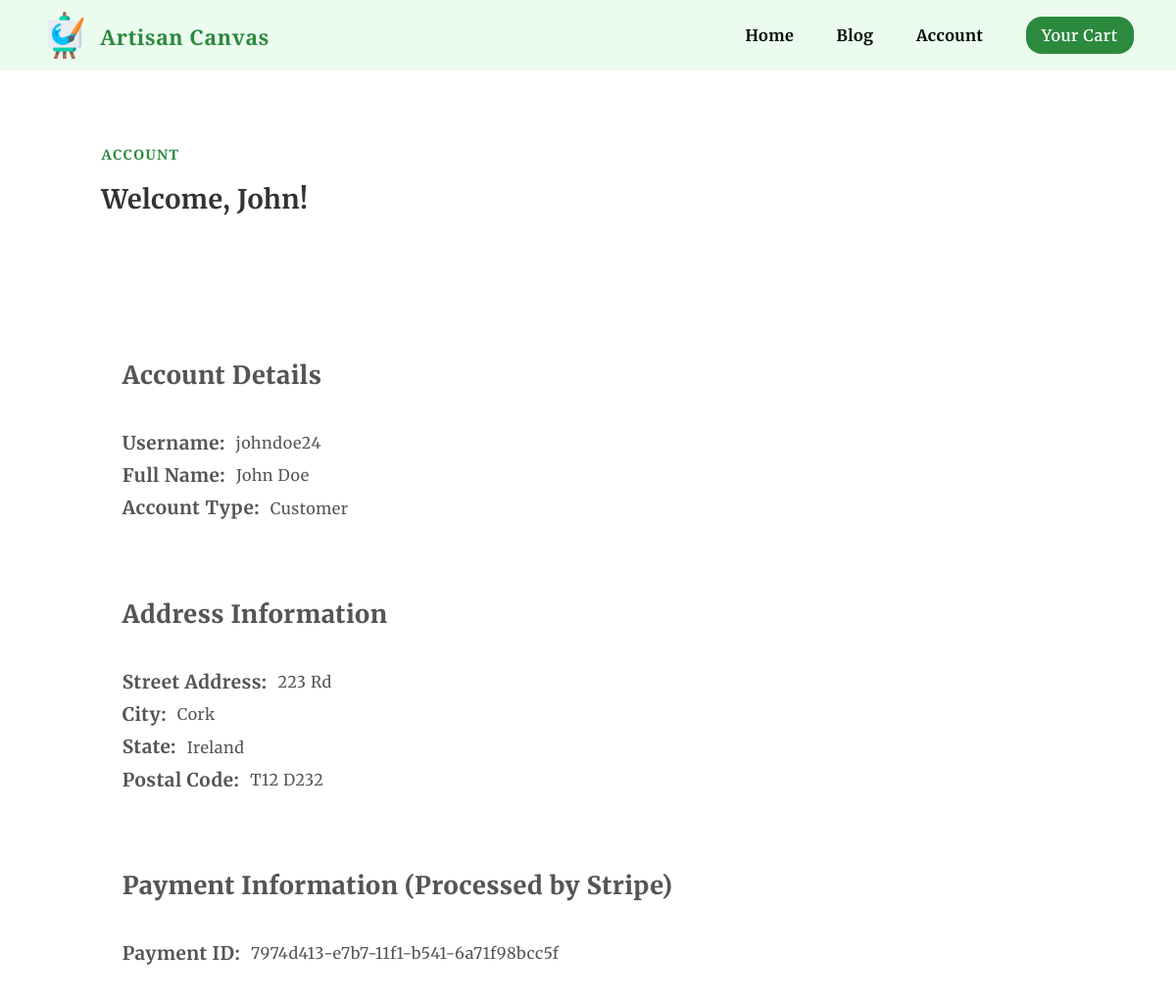
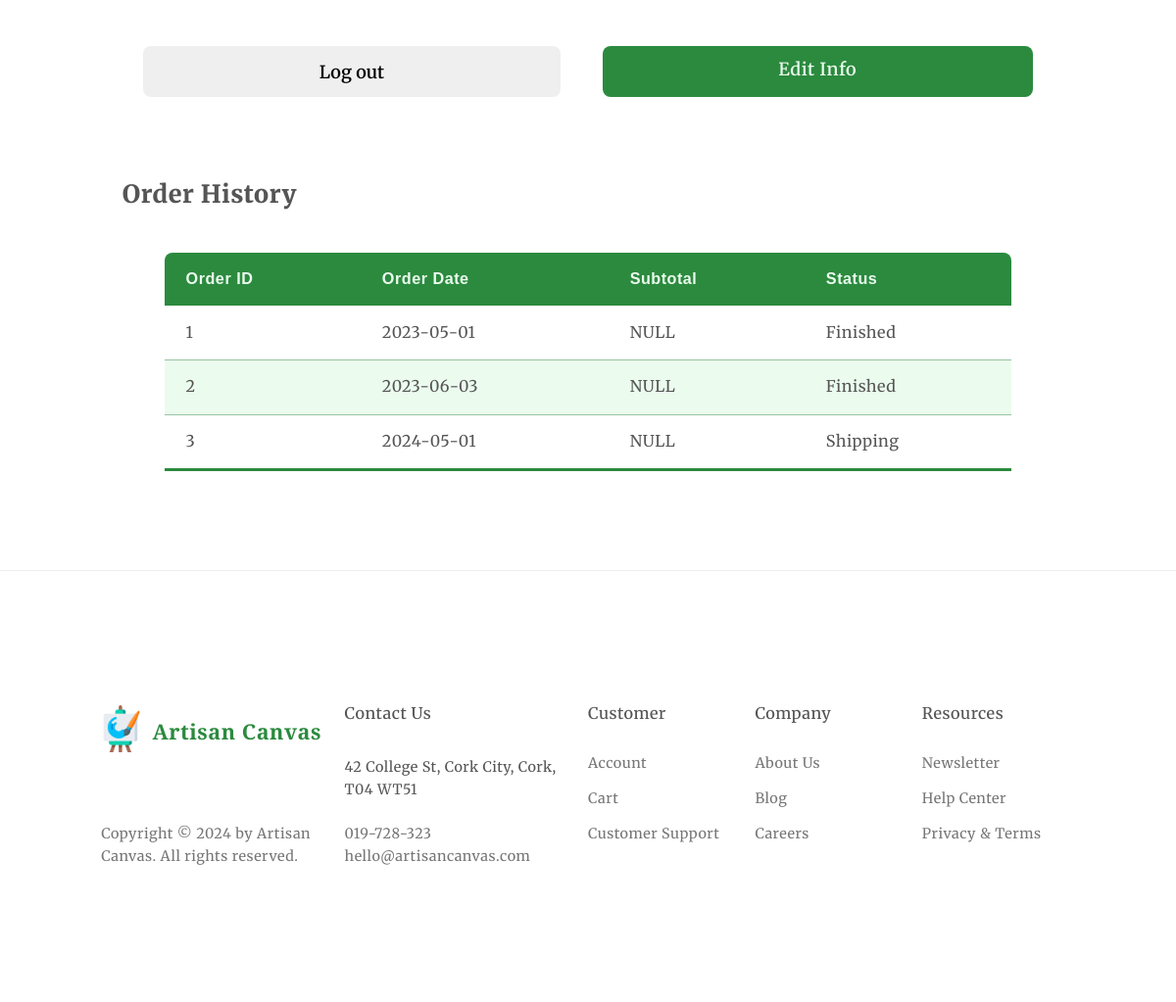
Screenshot of /pages/account.php (signed in) with the database file from the repository (2 pictures, top to bottom).
### tables this page shows
CREATE TABLE Customer (
    CustomerID INT NOT NULL AUTO_INCREMENT PRIMARY KEY,
    Name VARCHAR(127) NOT NULL,
    Address VARCHAR(127),
    Payment VARCHAR(63),
    UserID INT NOT NULL,
    FOREIGN KEY (UserID) REFERENCES User(UserID)
);

CREATE TABLE `Order` (
    OrderID INT NOT NULL AUTO_INCREMENT PRIMARY KEY,
    OrderDate DATE NOT NULL,
    Status VARCHAR(63) NOT NULL,
    CustomerID INT NOT NULL,
    ArtworkID INT,
    FOREIGN KEY (CustomerID) REFERENCES Customer(CustomerID),
    FOREIGN KEY (ArtworkID) REFERENCES Artwork(ArtworkID)
);

### pages/account.php (the view, shortened to what this page needs)
<?php include "../php/server.php"; ?>
<!doctype html>
<html lang="en">
    <head>
        <link rel="stylesheet" href="../css/general.css" />
        <link rel="stylesheet" href="../css/style.css" />
        <link rel="stylesheet" href="../css/queries.css" />
    </head>
    <body>
        <header class="header">
            <div class="header--container">
                <div class="logo">
                    <picture>
                        <source srcset="../img/logo.webp" type="image/webp" />
                        <img
                            class="logo__img"
                            src="../img/logo.png"
                            width="48px"
                            height="48px"
                            alt="The logo of Artisan Canvas."
                            loading="lazy"
                        />
                    </picture>
                    <a class="logo__text" href="../index.php"
                        >Artisan Canvas</a
                    >
                </div>
                <nav class="navigation">
                    <ul class="nav-list">
                        <li>
                            <a class="nav-list__item" href="../index.php"
                                >Home</a
                            >
                        </li>
                        <li>
                            <a class="nav-list__item" href="blog.php">Blog</a>
                        </li>
                        <li>
                            <a class="nav-list__item" href="#">Account</a>
                        </li>
                        <li>
                            <?php
                            $role = $_SESSION["role"];
                            if (
                                isset($_SESSION["logged_in"]) &&
                                $role == "Customer"
                            ): ?>
                            <a
                                class="nav-list__item btn--small text--center"
                                href="../pages/cart.html"
                                >Your Cart</a
                            >
                            <?php endif;
                            ?>
                        </li>
                    </ul>
                </nav>
            </div>
        </header>
        <main>
            <section class="section-account-title">
                <div class="container grid">
                    <span class="subheading">Account</span>
                    <h2 class="heading--secondary account__heading">
                        <?php if (isset($_SESSION["logged_in"])) {
                            $user_id = $_SESSION["user_id"];
                            $role = $_SESSION["role"];
                            if ($role == "Customer") {
                                $query = "SELECT Name FROM Customer WHERE UserID = '$user_id'";
                            } elseif ($role == "Artist") {
                                $query = "SELECT Name FROM Artist WHERE UserID = '$user_id'";
                            } elseif ($role == "Supplier") {
                                $query = "SELECT Name FROM Supplier WHERE UserID = '$user_id'";
                            }
                            $result = mysqli_query($conn, $query);
                            $row = mysqli_fetch_assoc($result);
                            $name = $row["Name"];
                            $name_arr = explode(" ", $name);
                            echo "Welcome, {$name_arr[0]}!";
                        } else {
                            echo "Welcome";
                        } ?>
                    </h2>
                </div>
            </section>
            <section class="section-account-grid">
                <div class="container grid account__grid grid--center-v">
                    <div class="account__details">
                        <h2 class="account__title">Account Details</h2>
                        <div class="account__username">
                            <h3>Username:</h3>
                            <?php if (isset($_SESSION["logged_in"])) {
                                echo "<p>{$_SESSION["username"]}</p>";
                            } ?>
                        </div>
                        <div class="account__name">
                            <h3>Full Name:</h3>
                            <?php if (isset($_SESSION["logged_in"])) {
                                echo "<p>{$name}</p>";
                            } ?>
                        </div>
                        <div class="account__type">
                            <h3>Account Type:</h3>
                            <?php if (isset($_SESSION["logged_in"])) {
                                echo "<p>{$_SESSION["role"]}</p>";
                            } ?>
                        </div>
                    </div>
                    <div class="account__address-info">
                        <?php if ($role == "Customer"): ?>
                            <h2 class="account__title">Address Information</h2>
                            <?php if (isset($_SESSION["logged_in"])) {
                                $user_id = $_SESSION["user_id"];
                                $query = "SELECT Address FROM Customer WHERE UserID = '$user_id'";
                                $result = mysqli_query($conn, $query);
                                $row = mysqli_fetch_assoc($result);
                                $address = $row["Address"];
                                $address_arr = explode(",", $address);
                            } ?>
                            <div class="account__address-street">
                                <h3>Street Address:</h3>
                                <?php echo "<p>{$address_arr[0]}</p>"; ?>
                            </div>
                            <div class="account__address-city">
                                <h3>City:</h3>
                                <?php echo "<p>{$address_arr[1]}</p>"; ?>
                            </div>
                            <div class="account__address-state">
                                <h3>State:</h3>
                                <?php echo "<p>{$address_arr[2]}</p>"; ?>
                            </div>
                            <div class="account__address-code">
                                <h3>Postal Code:</h3>
                                <?php echo "<p>{$address_arr[3]}</p>"; ?>
                            </div>
                        <?php endif; ?>
                    </div>
                    <?php if ($role == "Customer"): ?>
                    <div class="account__payment-info">
                        <h2 class="account__title">
                            Payment Information (Processed by Stripe)
                        </h2>
                        <div class="account__payment-id">
                            <h3>Payment ID:</h3>
                            <?php if (isset($_SESSION["logged_in"])) {
                                $user_id = $_SESSION["user_id"];
                                $query = "SELECT Payment FROM Customer WHERE UserID = '$user_id'";
                                $result = mysqli_query($conn, $query);
                                $row = mysqli_fetch_assoc($result);
                                $payment = $row["Payment"];
                                echo "<p>{$payment}</p>";
                            } ?>
                        </div>
                    </div>
                    <?php endif; ?>
                    <div class="account__btn">
                        <form action="account.php" method="POST">
                            <input
                                class="btn btn--outline btn--logout text--center"
                                name="logout"
                                type="submit"
                                value="Log out"
                            />
                        </form>
                        <a
                            class="btn btn--light text--center"
                            href="../pages/under_construction.html"
                            >Edit Info</a
                        >
                    </div>
                    <?php if ($role == "Customer"): ?>
                    <div class="account__order-history">
                        <h2 class="account__title">Order History</h2>
                        <table class="account__order-history-table">
                            <thead>
                                <tr>
                                    <th>Order ID</th>
                                    <th>Order Date</th>
                                    <th>Subtotal</th>
                                    <th>Status</th>
                                </tr>
                            </thead>
                            <?php
                            $user_id = $_SESSION["user_id"];
                            $result = mysqli_query(
                                $conn,
                                "SELECT CustomerID FROM Customer WHERE UserID = '$user_id'"
                            );
                            $row = mysqli_fetch_assoc($result);
                            $customer_id = $row["CustomerID"];
                            $result2 = mysqli_query(
                                $conn,
                                "SELECT * FROM `Order` WHERE CustomerID = '$customer_id'"
                            );
                            echo "<tbody>";
                            while ($row2 = mysqli_fetch_assoc($result2)) {
                                echo "<tr>";
                                echo "<td>" . $row2["OrderID"] . "</td>";
                                echo "<td>" . $row2["OrderDate"] . "</td>";
                                echo "<td>" . "NULL" . "</td>";
                                echo "<td>" . $row2["Status"] . "</td>";
                                echo "</tr>";
                            }
                            echo "</tbody>";
                            ?>
                        </table>
                    </div>
                    <?php endif; ?>
                </div>
            </section>
        </main>
        <footer class="footer">
            <div class="container grid grid--footer">
                <div class="logo-col">
                    <div class="logo">
                        <picture>
                            <source
                                srcset="../img/logo.webp"
                                type="image/webp"
                            />
                            <img
                                class="logo__img"
                                src="../img/logo.png"
                                width="48px"
                                height="48px"
                                alt="The logo of Artisan Canvas."
                                loading="lazy"
                            />
                        </picture>
                        <a class="logo__text" href="../index.php"
                            >Artisan Canvas</a
                        >
                    </div>
                    <p class="copyright">
                        Copyright &copy; <span class="year">2027</span> by
                        Artisan Canvas. All rights reserved.
                    </p>
                </div>
                <div class="address-col">
                    <p class="footer__heading">Contact Us</p>
                    <address class="contacts">
                        <p class="address">
                            42 College St, Cork City, Cork, T04 WT51
                        </p>
                        <p>
                            <a class="footer__link" href="tel:019-728-323"
                                >019-728-323</a
                            ><br />
                            <a
                                class="footer__link"
                                href="mailto:hello@artisancanvas.com"
                                >hello@artisancanvas.com
                            </a>
                        </p>
                    </address>
                </div>
                <nav class="nav-col">
                    <p class="footer__heading">Customer</p>
                    <ul class="footer__nav">
                        <li>
                            <a class="footer__link" href="#">Account</a>
                        </li>
                        <li>
                            <a class="footer__link" href="#">Cart</a>
                        </li>
                        <li>
                            <a class="footer__link" href="#"
                                >Customer Support</a
                            >
                        </li>
                    </ul>
                </nav>
                <nav class="nav-col">
                    <p class="footer__heading">Company</p>
                    <ul class="footer__nav">
                        <li>
                            <a class="footer__link" href="#">About Us</a>
                        </li>
                        <li>
                            <a class="footer__link" href="../pages/blog.php"
                                >Blog</a
                            >
                        </li>
                        <li><a class="footer__link" href="#">Careers</a></li>
                    </ul>
                </nav>
                <nav class="nav-col">
                    <p class="footer__heading">Resources</p>
                    <ul class="footer__nav">
                        <li>
                            <a class="footer__link" href="#">Newsletter</a>
                        </li>
                        <li>
                            <a class="footer__link" href="#">Help Center</a>
                        </li>
                        <li>
                            <a class="footer__link" href="#">Privacy & Terms</a>
                        </li>
                    </ul>
                </nav>
            </div>
        </footer>
    </body>
</html>

### css/general.css (style rules this page uses)
*, *::before, *::after { padding: 0; margin: 0; box-sizing: border-box; }
html { font-size: 62.5%; overflow-x: hidden; scroll-behavior: smooth; }
body { font-family: 'Merriweather', serif; line-height: 1; font-weight: 400; color: #555; letter-spacing: 0.5px; position: relative; overflow-x: hidden; }
.container { max-width: 120rem; margin: 0 auto; padding: 0 3.2rem; }
.grid { display: grid; }
.grid--center-v { align-items: center; }
.heading--primary, .heading--secondary, .heading--tertiary { font-weight: 700; color: #333; }
.heading--secondary { font-size: 3.6rem; line-height: 1.2; margin-bottom: 8rem; }
.subheading { display: block; font-family: 'Playfair Display', serif; font-size: 1.6rem; font-weight: bold; color: #2b8a3e; text-transform: uppercase; margin-bottom: 2.4rem; letter-spacing: 1px; }
.btn, .btn:link, .btn:visited { display: inline-block; font-size: 2rem; font-weight: 600; text-decoration: none; padding: 1.6rem 2.4rem; border-radius: 16px; border: none; cursor: pointer; font-family: inherit; transition: all 0.3s; }
.btn--small:link, .btn--small:visited { font-weight: 600; padding: 1.2rem 1.8rem; border-radius: 16px; color: #fff; background-color: #2b8a3e; }
.btn--light { background-color: #2b8a3e; color: #ebfbee; padding: 1.2rem; border-radius: 8px; }
.text--center { text-align: center; }

### css/queries.css (style rules this page uses)
@media (max-width: 75em) { html { font-size: 56.25%; } }
@media (max-width: 75em) { .heading--secondary { font-size: 3rem; } }
@media (max-width: 75em) { .container { padding: 2.4rem 4.8rem; } }

### rows the page displays
customer: Name "John", Name "John Doe", Address "223 Rd", Address "Cork", Address "Ireland", Address "T12 D232", Payment "7974d413-e7b7-11f1-b541-6a71f98bcc5f"
order: OrderID "1", OrderDate "2023-05-01", Status "Finished"
order: OrderID "2", OrderDate "2023-06-03", Status "Finished"
order: OrderID "3", OrderDate "2024-05-01", Status "Shipping"

### other values shown
$_SESSION["username"] "johndoe24"
$_SESSION["role"] "Customer"
